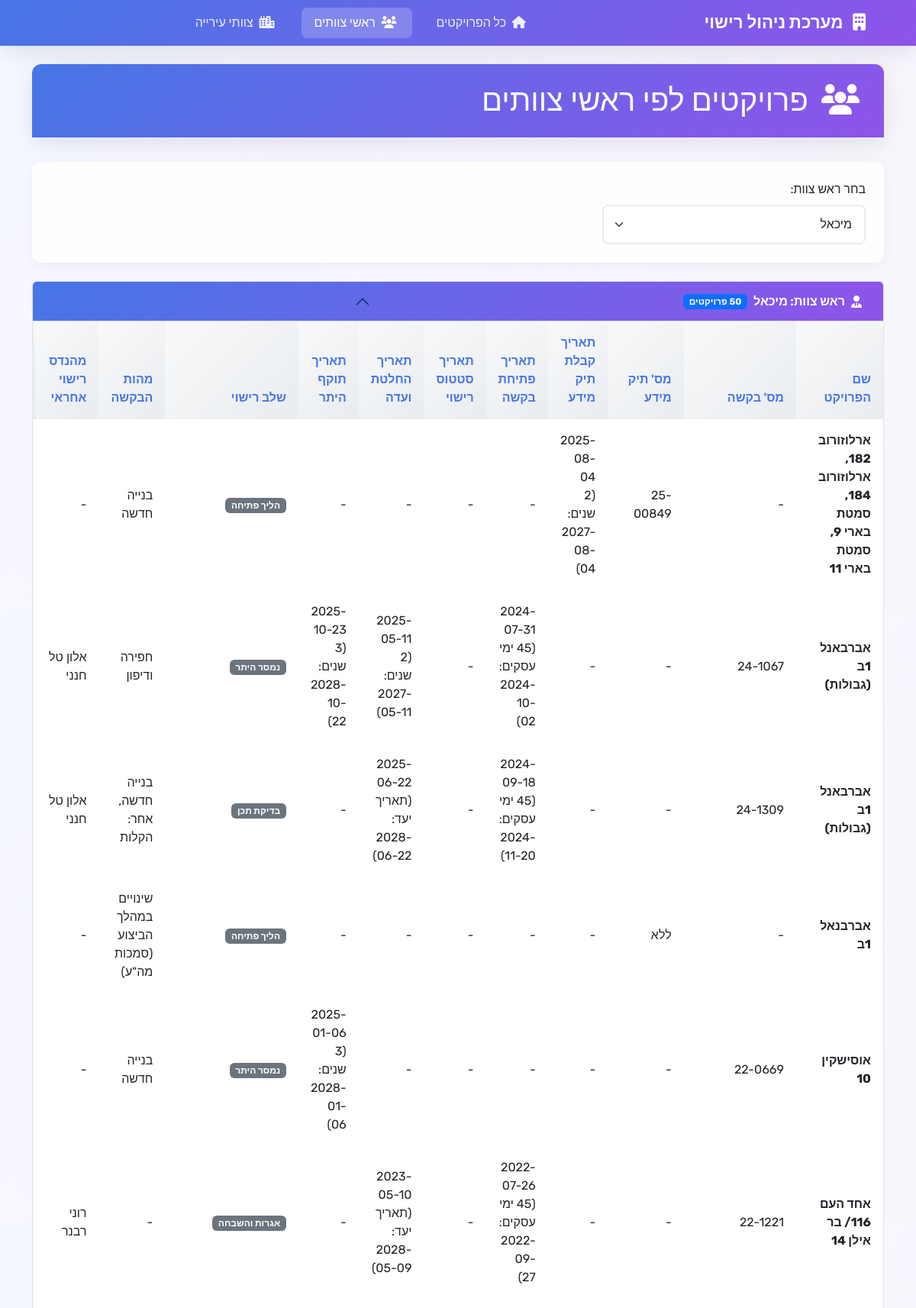
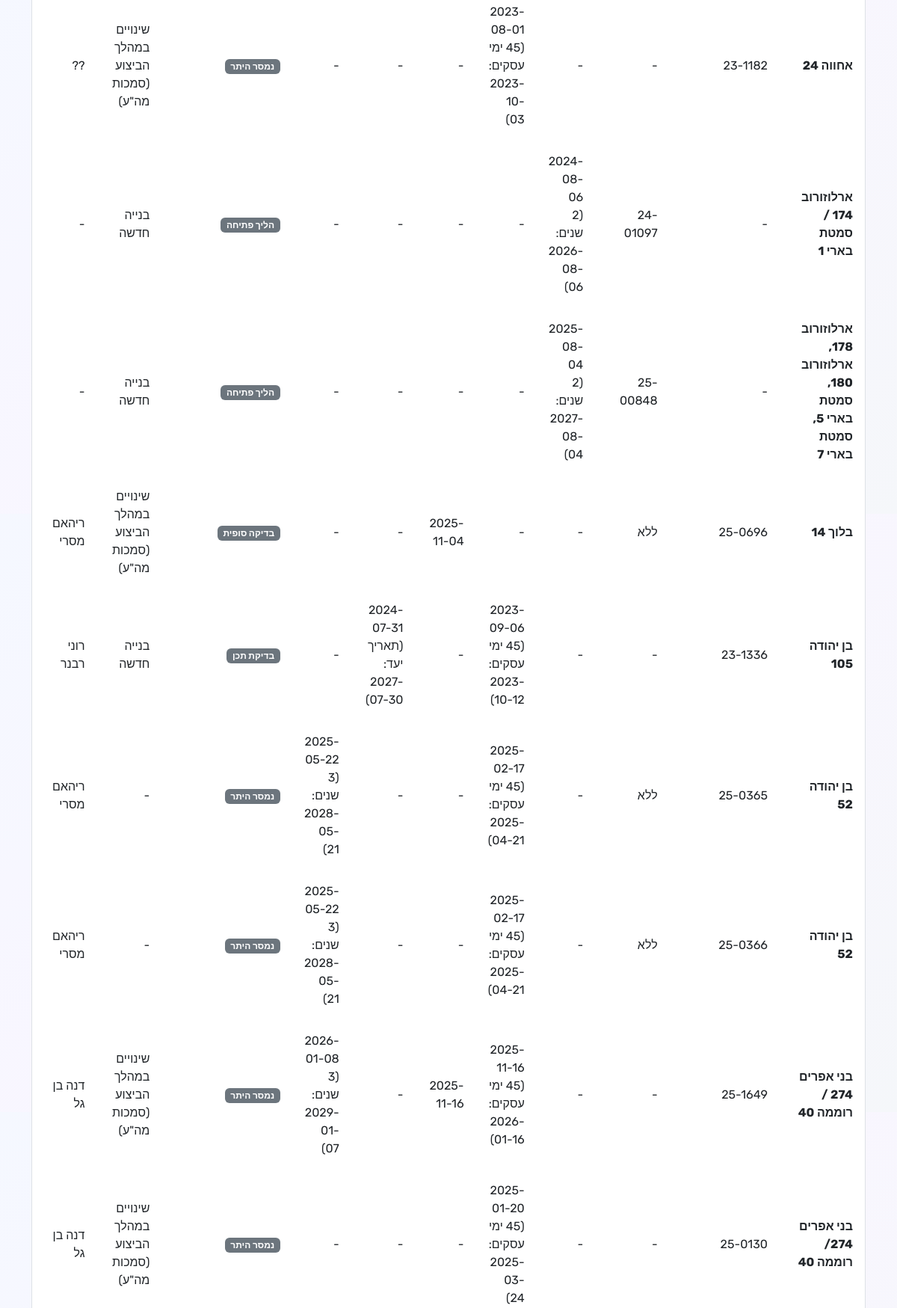
The app's page /team-leaders?team_leader=מיכאל (upper part) with its own data (2 pictures, top to bottom).
### tables this page shows
CREATE TABLE projects (
                id INTEGER PRIMARY KEY AUTOINCREMENT,
                project_name TEXT NOT NULL,
                request_number TEXT NOT NULL,
                date TEXT NOT NULL,
                team_leader TEXT NOT NULL,
                stage TEXT NOT NULL
            , request_date TEXT, opening_date TEXT, notes TEXT, licensing_engineer TEXT, request_types TEXT, engineer TEXT, info_file_number TEXT, status_date TEXT, management_company TEXT, entrepreneur_name TEXT, architect TEXT, city TEXT, city_team TEXT, committee_date TEXT, permit_validity_date TEXT, info_date_extension INTEGER DEFAULT 0, opening_date_extension INTEGER DEFAULT 0, status_date_extension INTEGER DEFAULT 0, committee_date_extension INTEGER DEFAULT 0, permit_validity_date_extension INTEGER DEFAULT 0, fees_transition_date TEXT, fees_type TEXT, developer_paid INTEGER DEFAULT 0, fees_transition_data TEXT);

### app.py (the view)
@app.route('/team-leaders')
def team_leaders():
    conn = get_db_connection()
    team_leaders = conn.execute("""
        SELECT DISTINCT team_leader
        FROM projects
        WHERE team_leader IS NOT NULL AND team_leader != ''
        ORDER BY team_leader
    """).fetchall()
    team_leader_filter = request.args.get('team_leader', '')
    query = """
        SELECT
            id, project_name, request_number, info_file_number,
            date, opening_date, status_date, committee_date, permit_validity_date,
            team_leader, stage, request_types, engineer, management_company,
            entrepreneur_name, architect, city, notes,
            info_date_extension, opening_date_extension, status_date_extension,
            committee_date_extension, permit_validity_date_extension, city_team
        FROM projects
    """
    params = []
    if team_leader_filter:
        query += " WHERE team_leader = ?"
        params.append(team_leader_filter)
    query += " ORDER BY team_leader, project_name"
    projects = conn.execute(query, params).fetchall()
    projects_by_leader = {}
    for project in projects:
        project_dict = dict(project)
        if project_dict.get('date'):
            project_dict['formatted_info_date'] = format_date_with_extension(
                project_dict['date'],
                project_dict.get('info_date_extension', 0),
                'info'
            )
        if project_dict.get('opening_date'):
            project_dict['formatted_opening_date'] = format_date_with_extension(
                project_dict['opening_date'],
                project_dict.get('opening_date_extension', 0),
                'opening'
            )
        if project_dict.get('committee_date'):
            project_dict['formatted_committee_date'] = format_date_with_extension(
                project_dict['committee_date'],
                project_dict.get('committee_date_extension', 0),
                'committee'
            )
        if project_dict.get('permit_validity_date'):
            project_dict['formatted_permit_date'] = format_date_with_extension(
                project_dict['permit_validity_date'],
                project_dict.get('permit_validity_date_extension', 0),
                'permit'
            )
        project_dict['row_color'] = get_row_color_class(project_dict)
        leader = project_dict['team_leader']
        if leader not in projects_by_leader:
            projects_by_leader[leader] = []
        projects_by_leader[leader].append(project_dict)
    conn.close()
    return render_template('team_leaders.html',
                         projects_by_leader=projects_by_leader,
                         team_leaders=[tl['team_leader'] for tl in team_leaders],
                         current_team_leader=team_leader_filter)

### app.py (called while the page is built, shortened)
def get_db_connection():
    conn = sqlite3.connect(DATABASE_PATH)
    conn.row_factory = sqlite3.Row
    return conn

def calculate_base_date_by_type(original_date, field_type):
    if field_type == 'opening':
        business_target = calculate_business_days(original_date.strftime('%Y-%m-%d'), 45)
        return datetime.strptime(business_target, '%Y-%m-%d') if business_target else original_date + timedelta(days=180)
    elif field_type in ['info', 'committee']:
        return original_date + timedelta(days=730)
    elif field_type == 'permit':
        return original_date + timedelta(days=1095)
    else:
        return original_date + timedelta(days=180)

def format_base_date_by_type(original_date_str, field_type):
    if not original_date_str:
        return ""
    try:
        original_date = datetime.strptime(original_date_str, '%Y-%m-%d')
        base_date = calculate_base_date_by_type(original_date, field_type)
        if field_type == 'opening':
            business_target = calculate_business_days(original_date_str, 45)
            return f"{original_date_str}<br>(45 ימי עסקים: {business_target})"
        elif field_type in ['info', 'committee']:
            return f"{original_date_str}<br>(2 שנים: {base_date.strftime('%Y-%m-%d')})"
        elif field_type == 'permit':
            return f"{original_date_str}<br>(3 שנים: {base_date.strftime('%Y-%m-%d')})"
        else:
            return original_date_str
    except:
        return original_date_str

def get_base_description(field_type):
    if field_type == 'opening':
        return "45 ימי עסקים"
    elif field_type in ['info', 'committee']:
        return "2 שנים"
    elif field_type == 'permit':
        return "3 שנים"
    else:
        return "בסיס"

def check_date_expired_with_extensions(date_str):
    try:
        if not date_str:
            return False
        current_date = datetime.now()
        if '<br>' in date_str and ':' in date_str:
            lines = date_str.split('<br>')
            if len(lines) >= 2:
                import re
                date_match = re.search(r':\s*(\d{4}-\d{2}-\d{2})', lines[1])
                if date_match:
                    target_date_str = date_match.group(1)
                    target_date = datetime.strptime(target_date_str, '%Y-%m-%d')
                    return current_date.date() > target_date.date()
    except:
        return False

### templates/team_leaders.html (shortened to what this page needs)
{% extends "base.html" %}
{% block content %}
<div class="row">
    <div class="col-12">
        <div class="card">
            <div class="card-header">
                <h1 class="mb-0">
                    <i class="fas fa-users me-2"></i>
                    פרויקטים לפי ראשי צוותים
                </h1>
            </div>
        </div>
        <div class="filter-section">
            <form method="GET" class="row g-3">
                <div class="col-md-4">
                    <label for="team_leader" class="form-label">בחר ראש צוות:</label>
                    <select class="form-select" name="team_leader" id="team_leader" onchange="this.form.submit()">
                        {% for team_leader in team_leaders %}
                        <option value="{{ team_leader }}" {{ 'selected' if team_leader == current_team_leader }}>
                            {{ team_leader }}
                        </option>
                        {% endfor %}
                    </select>
                </div>
            </form>
        </div>
        <div class="accordion" id="teamLeadersAccordion">
            {% for team_leader, projects in projects_by_leader.items() %}
            <div class="accordion-item">
                <h2 class="accordion-header" id="heading{{ loop.index }}">
                    <button class="accordion-button {{ 'collapsed' if not current_team_leader or current_team_leader != team_leader }}"
                            type="button"
                            data-bs-toggle="collapse"
                            data-bs-target="#collapse{{ loop.index }}"
                            aria-expanded="{{ 'true' if current_team_leader == team_leader else 'false' }}"
                            aria-controls="collapse{{ loop.index }}">
                        <i class="fas fa-user-tie me-2"></i>
                        ראש צוות: {{ team_leader }}
                        <span class="badge bg-primary ms-2">{{ projects|length }} פרויקטים</span>
                    </button>
                </h2>
                <div id="collapse{{ loop.index }}"
                     class="accordion-collapse collapse {{ 'show' if current_team_leader == team_leader or not current_team_leader }}"
                     aria-labelledby="heading{{ loop.index }}"
                     data-bs-parent="#teamLeadersAccordion">
                    <div class="accordion-body p-0">
                        <div class="table-responsive">
                            <table class="table table-hover mb-0">
                                <thead>
                                    <tr>
                                        <th>שם הפרויקט</th>
                                        <th>מס' בקשה</th>
                                        <th>מס' תיק מידע</th>
                                        <th>תאריך קבלת תיק מידע</th>
                                        <th>תאריך פתיחת בקשה</th>
                                        <th>תאריך סטטוס רישוי</th>
                                        <th>תאריך החלטת ועדה</th>
                                        <th>תאריך תוקף היתר</th>
                                        <th>שלב רישוי</th>
                                        <th>מהות הבקשה</th>
                                        <th>מהנדס רישוי אחראי</th>
                                        <th>חברת ניהול</th>
                                    </tr>
                                </thead>
                                <tbody>
                                    {% for project in projects %}
                                    <tr class="{% if project.row_color %}row-{{ project.row_color }}{% endif %}">
                                        <td class="fw-bold">{{ project.project_name or '-' }}</td>
                                        <td>{{ project.request_number or '-' }}</td>
                                        <td>{{ project.info_file_number or '-' }}</td>
                                        <td>{{ project.formatted_info_date|safe or project.date or '-' }}</td>
                                        <td>{{ project.formatted_opening_date|safe or project.opening_date or '-' }}</td>
                                        <td>{{ project.status_date or '-' }}</td>
                                        <td>{{ project.formatted_committee_date|safe or project.committee_date or '-' }}</td>
                                        <td>{{ project.formatted_permit_date|safe or project.permit_validity_date or '-' }}</td>
                                        <td>
                                            <span class="badge bg-secondary">{{ project.stage or '-' }}</span>
                                        </td>
                                        <td>{{ project.request_types or '-' }}</td>
                                        <td>{{ project.engineer or '-' }}</td>
                                        <td>{{ project.management_company or '-' }}</td>
                                    </tr>
                                    {% endfor %}
                                </tbody>
                            </table>
                        </div>
                    </div>
                </div>
            </div>
            {% endfor %}
        </div>
    </div>
</div>
{% endblock %}

### templates/base.html (style rules this page uses)
:root { --primary-gradient: linear-gradient(135deg, #4776E6 0%, #8E54E9 100%); --primary-color: #4776E6; --secondary-color: #8E54E9; --bg-gradient: linear-gradient(135deg, #f5f8ff 0%, #f9f6ff 50%, #f5f7fa 100%); --card-shadow: 0 8px 32px rgba(0, 0, 0, 0.1); --border-radius: 12px; }
* { font-family: 'Rubik', -apple-system, BlinkMacSystemFont, 'Segoe UI', sans-serif; }
body { background: var(--bg-gradient); min-height: 100vh; direction: rtl; }
.card { border: none; border-radius: var(--border-radius); box-shadow: var(--card-shadow); backdrop-filter: blur(10px); background: rgba(255, 255, 255, 0.95); margin-bottom: 2rem; }
.card-header { background: var(--primary-gradient); color: white; border: none; border-radius: var(--border-radius) var(--border-radius) 0 0 !important; font-weight: 600; padding: 1.5rem; }
.form-control, .form-select { border: 2px solid #e9ecef; border-radius: 8px; padding: 0.75rem 1rem; transition: all 0.3s ease; }
.table { border-radius: var(--border-radius); overflow: hidden; box-shadow: none; }
.table thead th { background: linear-gradient(135deg, #f8f9fa 0%, #e9ecef 100%); border: none; font-weight: 600; color: var(--primary-color); text-align: right; padding: 1rem; }
.table tbody td { border: none; padding: 1rem; text-align: right; vertical-align: middle; }
.table tbody tr { transition: all 0.3s ease; }
.filter-section { background: rgba(255, 255, 255, 0.9); padding: 1.5rem; border-radius: var(--border-radius); margin-bottom: 1.5rem; box-shadow: 0 4px 15px rgba(0, 0, 0, 0.05); }
.accordion-button { background: rgba(255, 255, 255, 0.9); border: none; font-weight: 600; color: var(--primary-color); }
.accordion-button:not(.collapsed) { background: var(--primary-gradient); color: white; }

### records on screen
projects: team_leader "מיכאל", projects "50", project_name "ארלוזורוב 182, ארלוזורוב 184, סמטת בארי 9, סמטת בארי 11", request_number "-", info_file_number "25-00849", formatted_info_date "2025-08-04 (2 שנים: 2027-08-04)", formatted_opening_date "-", status_date "-", formatted_committee_date "-", formatted_permit_date "-", stage "הליך פתיחה", request_types "בנייה חדשה", engineer "-"
projects: project_name "אברבאנל 1ב (גבולות)", request_number "24-1067", info_file_number "-", formatted_info_date "-", formatted_opening_date "2024-07-31 (45 ימי עסקים: 2024-10-02)", status_date "-", formatted_committee_date "2025-05-11 (2 שנים: 2027-05-11)", formatted_permit_date "2025-10-23 (3 שנים: 2028-10-22)", stage "נמסר היתר", request_types "חפירה ודיפון", engineer "אלון טל חנני"
projects: project_name "אברבאנל 1ב (גבולות)", request_number "24-1309", info_file_number "-", formatted_info_date "-", formatted_opening_date "2024-09-18 (45 ימי עסקים: 2024-11-20)", status_date "-", formatted_committee_date "2025-06-22 (תאריך יעד: 2028-06-22)", formatted_permit_date "-", stage "בדיקת תכן", request_types "בנייה חדשה, אחר: הקלות", engineer "אלון טל חנני"
projects: project_name "אברבנאל 1ב", request_number "-", info_file_number "ללא", formatted_info_date "-", formatted_opening_date "-", status_date "-", formatted_committee_date "-", formatted_permit_date "-", stage "הליך פתיחה", request_types "שינויים במהלך הביצוע (סמכות מה\"ע)", engineer "-"
projects: project_name "אוסישקין 10", request_number "22-0669", info_file_number "-", formatted_info_date "-", formatted_opening_date "-", status_date "-", formatted_committee_date "-", formatted_permit_date "2025-01-06 (3 שנים: 2028-01-06)", stage "נמסר היתר", request_types "בנייה חדשה", engineer "-"
projects: project_name "אחד העם 116/ בר אילן 14", request_number "22-1221", info_file_number "-", formatted_info_date "-", formatted_opening_date "2022-07-26 (45 ימי עסקים: 2022-09-27)", status_date "-", formatted_committee_date "2023-05-10 (תאריך יעד: 2028-05-09)", formatted_permit_date "-", stage "אגרות והשבחה", request_types "-", engineer "רוני רבנר"
projects: project_name "אחווה 24", request_number "23-1182", info_file_number "-", formatted_info_date "-", formatted_opening_date "2023-08-01 (45 ימי עסקים: 2023-10-03)", status_date "-", formatted_committee_date "-", formatted_permit_date "-", stage "נמסר היתר", request_types "שינויים במהלך הביצוע (סמכות מה\"ע)", engineer "??"
projects: project_name "ארלוזורוב 174 / סמטת בארי 1", request_number "-", info_file_number "24-01097", formatted_info_date "2024-08-06 (2 שנים: 2026-08-06)", formatted_opening_date "-", status_date "-", formatted_committee_date "-", formatted_permit_date "-", stage "הליך פתיחה", request_types "בנייה חדשה", engineer "-"
projects: project_name "ארלוזורוב 178, ארלוזורוב 180, סמטת בארי 5, סמטת בארי 7", request_number "-", info_file_number "25-00848", formatted_info_date "2025-08-04 (2 שנים: 2027-08-04)", formatted_opening_date "-", status_date "-", formatted_committee_date "-", formatted_permit_date "-", stage "הליך פתיחה", request_types "בנייה חדשה", engineer "-"
projects: project_name "בלוך 14", request_number "25-0696", info_file_number "ללא", formatted_info_date "-", formatted_opening_date "-", status_date "2025-11-04", formatted_committee_date "-", formatted_permit_date "-", stage "בדיקה סופית", request_types "שינויים במהלך הביצוע (סמכות מה\"ע)", engineer "ריהאם מסרי"
projects: project_name "בן יהודה 105", request_number "23-1336", info_file_number "-", formatted_info_date "-", formatted_opening_date "2023-09-06 (45 ימי עסקים: 2023-10-12)", status_date "-", formatted_committee_date "2024-07-31 (תאריך יעד: 2027-07-30)", formatted_permit_date "-", stage "בדיקת תכן", request_types "בנייה חדשה", engineer "רוני רבנר"
projects: project_name "בן יהודה 52", request_number "25-0365", info_file_number "ללא", formatted_info_date "-", formatted_opening_date "2025-02-17 (45 ימי עסקים: 2025-04-21)", status_date "-", formatted_committee_date "-", formatted_permit_date "2025-05-22 (3 שנים: 2028-05-21)", stage "נמסר היתר", request_types "-", engineer "ריהאם מסרי"
projects: project_name "בן יהודה 52", request_number "25-0366", info_file_number "ללא", formatted_info_date "-", formatted_opening_date "2025-02-17 (45 ימי עסקים: 2025-04-21)", status_date "-", formatted_committee_date "-", formatted_permit_date "2025-05-22 (3 שנים: 2028-05-21)", stage "נמסר היתר", request_types "-", engineer "ריהאם מסרי"
projects: project_name "בני אפרים 274 / רוממה 40", request_number "25-1649", info_file_number "-", formatted_info_date "-", formatted_opening_date "2025-11-16 (45 ימי עסקים: 2026-01-16)", status_date "2025-11-16", formatted_committee_date "-", formatted_permit_date "2026-01-08 (3 שנים: 2029-01-07)", stage "נמסר היתר", request_types "שינויים במהלך הביצוע (סמכות מה\"ע)", engineer "דנה בן גל"
projects: project_name "בני אפרים 274/ רוממה 40", request_number "25-0130", info_file_number "-", formatted_info_date "-", formatted_opening_date "2025-01-20 (45 ימי עסקים: 2025-03-24)", status_date "-", formatted_committee_date "-", formatted_permit_date "-", stage "נמסר היתר", request_types "שינויים במהלך הביצוע (סמכות מה\"ע)", engineer "דנה בן גל"

### other values on screen
form field team_leader "מיכאל"
